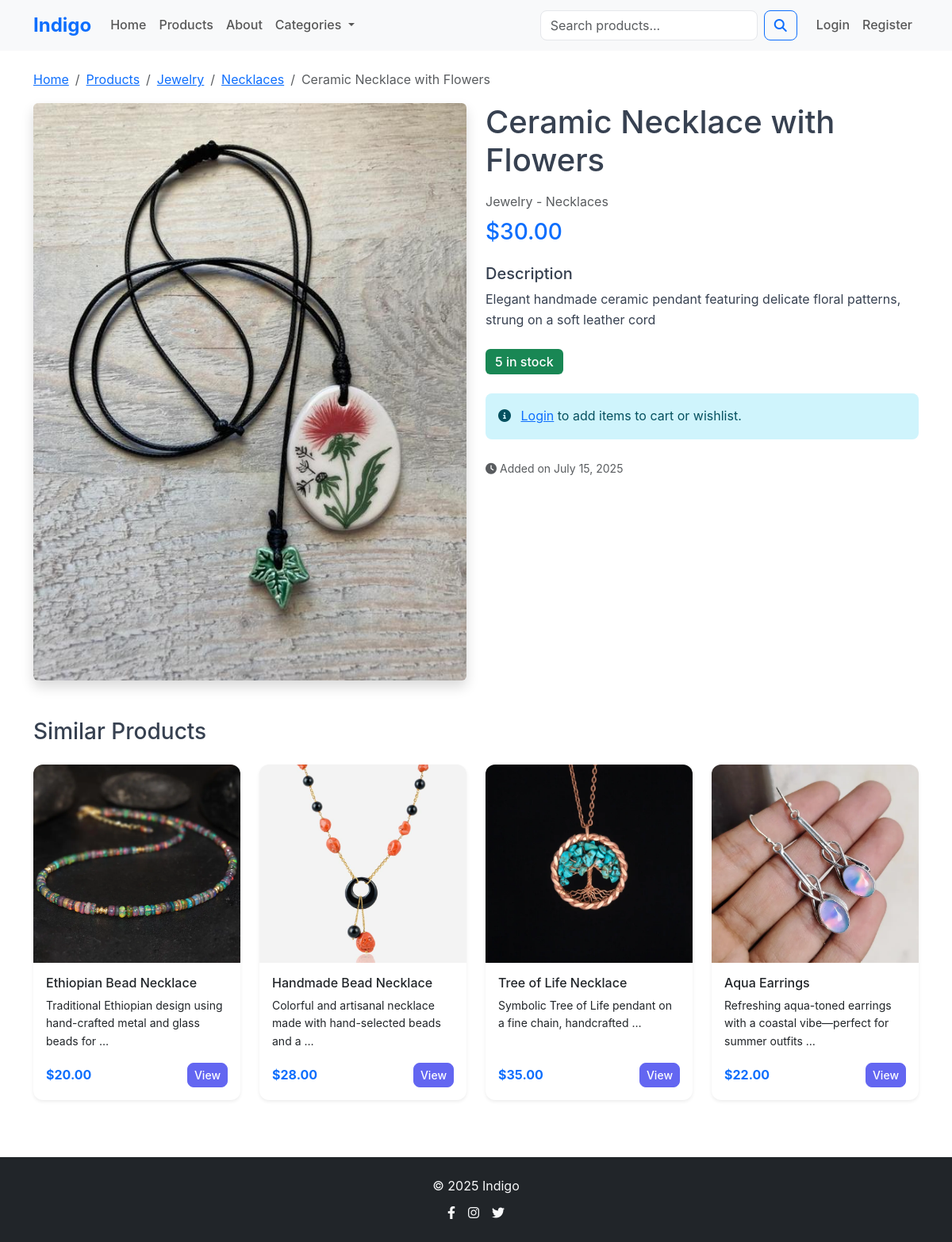
The page /product/8/ on the database its author committed.
### store/models.py (models this page shows, shortened)
class Product(models.Model):
    name = models.CharField(max_length=200)
    description = models.TextField()
    price = models.DecimalField(
        max_digits=10,
        decimal_places=2,
        validators=[MinValueValidator(0.01)]
    )
    category = models.ForeignKey(Category, on_delete=models.CASCADE, related_name='products')
    subcategory = models.ForeignKey(Subcategory, on_delete=models.CASCADE, related_name='products', null=True, blank=True)
    image = models.ImageField(upload_to='products/', default='static/default.jpg') #upload to media directory
    stock_quantity = models.PositiveIntegerField(
        default=0,
        validators=[MaxValueValidator(9999)]
    )
    is_active = models.BooleanField(default=True) #is active on website
    featured = models.BooleanField(default=False) #is featured on home page
    created_by = models.ForeignKey(User, on_delete=models.SET_NULL, null=True, blank=True, related_name='created_products')
    created_at = models.DateTimeField(auto_now_add=True)
    updated_at = models.DateTimeField(auto_now=True)
    class Meta:
        ordering = ['-created_at']
        indexes = [
            models.Index(fields=['category', 'is_active']),
            models.Index(fields=['subcategory', 'is_active']),
            models.Index(fields=['featured', 'is_active']),
            models.Index(fields=['price']),
            models.Index(fields=['created_at']),
            models.Index(fields=['created_by']),
        ]

class Category(models.Model):
    CATEGORY_CHOICES = [
        ('decorations', 'Decorations'),
        ('jewelry', 'Jewelry'),
    ]
    name = models.CharField(max_length=50, choices=CATEGORY_CHOICES, unique=True)
    description = models.TextField(blank=True)
    created_at = models.DateTimeField(auto_now_add=True)
    class Meta:
        verbose_name_plural = "Categories"

class Subcategory(models.Model):
    SUBCATEGORY_CHOICES = [
        ('pottery', 'Pottery'),
        ('wood', 'Wood Items'),
        ('necklaces', 'Necklaces'),
        ('earrings', 'Earrings'),
    ]
    name = models.CharField(max_length=50, choices=SUBCATEGORY_CHOICES, unique=True)
    category = models.ForeignKey(Category, on_delete=models.CASCADE, related_name='subcategories')
    description = models.TextField(blank=True)
    created_at = models.DateTimeField(auto_now_add=True)
    class Meta:
        verbose_name_plural = "Subcategories"
        unique_together = ('name', 'category')

### store/views.py (the view, shortened to what this page needs)
# urls.py: path('product/<int:pk>/', views.product_detail, name='product_detail'),
def product_detail(request, pk):
    try:
        pk = int(pk)
        product = get_object_or_404(
            Product.objects.select_related('category', 'subcategory'),
            pk=pk,
            is_active=True
        )
        in_wishlist = False
        cart_quantity = 0
        cart_item_id = None
        user_review = None
        similar_products = get_similar_products(product, limit=4)
        reviews = get_product_reviews(product, limit=10)
        rating_stats = get_product_rating_stats(product)
        return render(request, 'store/product_detail.html', {
            'product': product,
            'similar_products': similar_products,
            'in_wishlist': in_wishlist,
            'cart_quantity': cart_quantity,
            'cart_item_id': cart_item_id,
            'user_review': user_review,
            'reviews': reviews,
            'rating_stats': rating_stats,
        })
    except (ValueError, TypeError):
        raise Http404("Product not found")

### Indigo/context_processors.py (called while the page is built)
def cart_count(request):
    if request.user.is_authenticated:
        try:
            cart = Cart.objects.get(user=request.user)
            return {'cart_count': cart.total_items}
        except Cart.DoesNotExist:
            return {'cart_count': 0}
    return {'cart_count': 0}

def wishlist_count(request):
    if request.user.is_authenticated:
        try:
            wishlist = Wishlist.objects.get(user=request.user)
            return {'wishlist_count': wishlist.total_items}
        except Wishlist.DoesNotExist:
            return {'wishlist_count': 0}
    return {'wishlist_count': 0}

### reviews/views.py (called while the page is built, shortened)
def get_product_reviews(product, limit=6):
    try:
        reviews = Review.objects.filter(product=product).select_related('user')
        if limit:
            reviews = reviews[:limit]
        return reviews
    except Exception:
        return Review.objects.none()

def get_product_rating_stats(product):
    try:
        reviews = Review.objects.filter(product=product)
        if not reviews.exists():
            return {
                'average_rating': 0,
                'total_reviews': 0,
                'rating_distribution': {i: 0 for i in range(1, 6)}
            }
    except Exception:
        return {
            'average_rating': 0,
            'total_reviews': 0,
            'rating_distribution': {i: 0 for i in range(1, 6)}
        }

### store/models.py (called while the page is built)
def get_similar_products(product, limit=4):
    try:
        similar_products = list(Product.objects.filter(
            subcategory=product.subcategory,
            is_active=True
        ).exclude(pk=product.pk).select_related('category', 'subcategory'))
        if len(similar_products) < limit:
            additional_products = list(Product.objects.filter(
                category=product.category,
                is_active=True
            ).exclude(pk=product.pk).exclude(pk__in=[p.pk for p in similar_products])
            .select_related('category', 'subcategory'))
            similar_products += additional_products
        return similar_products[:limit]
    except Exception:
        return Product.objects.none()

### store/templates/store/product_detail.html (shortened to what this page needs)
{% extends 'base.html' %}
{% load static %}
{% block content %}
<div class="container py-4">
    <nav aria-label="breadcrumb">
        <ol class="breadcrumb">
            <li class="breadcrumb-item"><a href="{% url 'store:home' %}">Home</a></li>
            <li class="breadcrumb-item"><a href="{% url 'store:product_list' %}">Products</a></li>
            <li class="breadcrumb-item"><a href="{% url 'store:product_list' %}?category={{ product.category.name }}">{{ product.category.get_name_display }}</a></li>
            <li class="breadcrumb-item"><a href="{% url 'store:product_list' %}?category={{ product.category.name }}&subcategory={{ product.subcategory.name }}">{{ product.subcategory.get_name_display }}</a></li>
            <li class="breadcrumb-item active">{{ product.name }}</li>
        </ol>
    </nav>
    <div class="row">
        <div class="col-lg-6">
            <img src="{{ product.image.url }}" alt="{{ product.name }}" class="img-fluid rounded shadow">
        </div>
        <div class="col-lg-6">
            <h1 class="mb-3">{{ product.name }}</h1>
            <p class="text-muted mb-2">{{ product.category.get_name_display }} - {{ product.subcategory.get_name_display }}</p>
            <h3 class="text-primary mb-4">${{ product.price }}</h3>
            <div class="mb-4">
                <h5>Description</h5>
                <p>{{ product.description }}</p>
            </div>
            <div class="mb-4">
                <span class="badge bg-{% if product.stock_quantity > 0 %}success{% else %}danger{% endif %} fs-6">
                    {% if product.stock_quantity > 0 %}
                        {{ product.stock_quantity }} in stock
                    {% else %}
                        Out of stock
                    {% endif %}
                </span>
            </div>
            {% if user.is_authenticated %}
                {% if product.stock_quantity > 0 %}
                <div class="mb-3">
                    {% if cart_quantity > 0 %}
                    <div class="card border-primary mb-3">
                        <div class="card-body">
                            <h6 class="card-title text-primary">
                                <i class="fas fa-shopping-cart me-2"></i>In Your Cart
                            </h6>
                            <div class="d-flex align-items-center gap-3">
                                <form method="post" action="{% url 'cart:update' cart_item_id %}" class="d-flex align-items-center gap-2">
                                    {% csrf_token %}
                                    <label class="form-label mb-0">Quantity:</label>
                                    <input type="number" name="quantity" value="{{ cart_quantity }}" min="1" max="{{ product.stock_quantity }}" class="form-control" style="width: 80px;">
                                    <button type="submit" class="btn btn-primary btn-sm">Update</button>
                                </form>
                                <a href="{% url 'cart:remove' cart_item_id %}" class="btn btn-outline-danger btn-sm">
                                    <i class="fas fa-trash me-1"></i>Remove
                                </a>
                            </div>
                        </div>
                    </div>
                    {% else %}
                    <a href="{% url 'cart:add' product.id %}" class="btn btn-primary btn-lg me-2">
                        <i class="fas fa-cart-plus me-2"></i>Add to Cart
                    </a>
                    {% endif %}
                    {% if in_wishlist %}
                    <a href="{% url 'wishlist:add' product.id %}" class="btn btn-outline-danger btn-lg wishlist-btn">
                        <i class="fas fa-heart-broken me-2"></i>Remove from Wishlist
                    </a>
                    {% else %}
                    <a href="{% url 'wishlist:add' product.id %}" class="btn btn-outline-danger btn-lg wishlist-btn">
                        <i class="far fa-heart me-2"></i>Add to Wishlist
                    </a>
                    {% endif %}
                </div>
                {% else %}
                <button class="btn btn-secondary btn-lg" disabled>
                    <i class="fas fa-times me-2"></i>Out of Stock
                </button>
                {% endif %}
            {% else %}
            <div class="alert alert-info">
                <i class="fas fa-info-circle me-2"></i>
                <a href="{% url 'accounts:login' %}">Login</a> to add items to cart or wishlist.
            </div>
            {% endif %}
            <div class="mt-4">
                <small class="text-muted">
                    <i class="fas fa-clock me-1"></i>Added on {{ product.created_at|date:"F d, Y" }}
                </small>
            </div>
        </div>
    </div>
    {% if similar_products %}
    <section class="mt-5">
        <h3 class="mb-4">Similar Products</h3>
        <div class="row g-4">
            {% for product in similar_products %}
            <div class="col-lg-3 col-md-6">
                <div class="card product-card h-100 border-0 shadow-sm">
                    <img src="{{ product.image.url }}" class="card-img-top" alt="{{ product.name }}">
                    <div class="card-body d-flex flex-column">
                        <h6 class="card-title">{{ product.name }}</h6>
                        <p class="card-text flex-grow-1 small">{{ product.description|truncatewords:10 }}</p>
                        <div class="d-flex justify-content-between align-items-center">
                            <span class="text-primary fw-bold">${{ product.price }}</span>
                            <a href="{% url 'store:product_detail' product.pk %}" class="btn btn-primary btn-sm">View</a>
                        </div>
                    </div>
                </div>
            </div>
            {% endfor %}
        </div>
    </section>
    {% endif %}
</div>
{% endblock %}

### static/css/style.css (style rules this page uses)
:root { --primary-color: #6366f1; --secondary-color: #8b5cf6; --accent-color: #d97706; --success-color: #10b981; --warning-color: #f59e0b; --danger-color: #ef4444; --dark-color: #1f2937; --light-color: #f9fafb; --border-color: #e5e7eb; }
body { font-family: 'Inter', -apple-system, BlinkMacSystemFont, 'Segoe UI', Roboto, sans-serif; line-height: 1.6; color: #374151; }
.card { border: none; border-radius: 12px; box-shadow: 0 1px 3px 0 rgba(0, 0, 0, 0.1), 0 1px 2px 0 rgba(0, 0, 0, 0.06); transition: all 0.3s ease; }
.btn { border-radius: 8px; font-weight: 500; transition: all 0.3s ease; }
.btn-primary { background-color: var(--primary-color); border-color: var(--primary-color); }
.badge { font-weight: 500; padding: 0.5em 0.75em; }
.alert { border-radius: 8px; border: none; }

### static/css/store.css (style rules this page uses)
.product-card { overflow: hidden; cursor: pointer; transition: all 0.3s ease; }
.product-card .card-img-top { height: 250px; object-fit: cover; transition: transform 0.3s ease; }

### rows shown on the page
Product: category.name "Jewelry", subcategory.name "Necklaces", name "Ceramic Necklace with Flowers", image (picture), price "30.00", description "Elegant handmade ceramic pendant featuring delicate floral patterns, strung on a soft leather cord", stock_quantity "5", created_at "July 15, 2025"
Product: image (picture), name "Ethiopian Bead Necklace", description "Traditional Ethiopian design using hand-crafted metal and glass beads for …", price "20.00"
Product: image (picture), name "Handmade Bead Necklace", description "Colorful and artisanal necklace made with hand-selected beads and a …", price "28.00"
Product: image (picture), name "Tree of Life Necklace", description "Symbolic Tree of Life pendant on a fine chain, handcrafted …", price "35.00"
Product: image (picture), name "Aqua Earrings", description "Refreshing aqua-toned earrings with a coastal vibe—perfect for summer outfits …", price "22.00"
